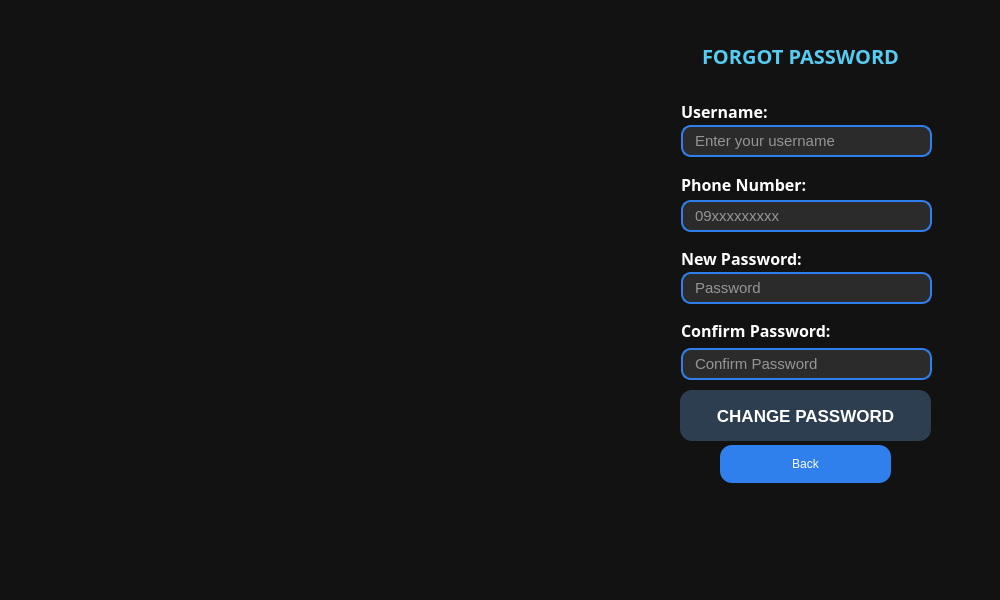
<?xml version="1.0" encoding="UTF-8"?>
<ui version="4.0">
 <class>ForgotPasswordWindow</class>
 <widget class="QWidget" name="ForgotPasswordWindow">
  <property name="geometry">
   <rect>
    <x>0</x>
    <y>0</y>
    <width>1000</width>
    <height>600</height>
   </rect>
  </property>
  <property name="maximumSize">
   <size>
    <width>1000</width>
    <height>600</height>
   </size>
  </property>
  <property name="windowTitle">
   <string>Form</string>
  </property>
  <property name="styleSheet">
   <string notr="true">background-color:#121212;</string>
  </property>
  <widget class="QLabel" name="forgotPasswordTitleLabel">
   <property name="geometry">
    <rect>
     <x>220</x>
     <y>20</y>
     <width>1161</width>
     <height>71</height>
    </rect>
   </property>
   <property name="font">
    <font>
     <family>Sitka Text</family>
     <pointsize>15</pointsize>
     <bold>true</bold>
    </font>
   </property>
   <property name="styleSheet">
    <string notr="true">color:#56CCF2;
background:transparent;</string>
   </property>
   <property name="text">
    <string>FORGOT PASSWORD</string>
   </property>
   <property name="alignment">
    <set>Qt::AlignmentFlag::AlignCenter</set>
   </property>
  </widget>
  <widget class="QPushButton" name="changePasswordButton">
   <property name="geometry">
    <rect>
     <x>680</x>
     <y>390</y>
     <width>251</width>
     <height>51</height>
    </rect>
   </property>
   <property name="maximumSize">
    <size>
     <width>16777215</width>
     <height>400</height>
    </size>
   </property>
   <property name="font">
    <font>
     <family>Segoe UI</family>
     <pointsize>13</pointsize>
     <italic>false</italic>
     <bold>true</bold>
    </font>
   </property>
   <property name="styleSheet">
    <string notr="true">QPushButton{

background:#2C3E50;

color:white;

border:none;

border-radius:12px;

min-height:50px;

font-size:13pt;

font-weight:bold;

}

QPushButton:hover{

background:#3A86FF;

}

QPushButton:pressed{

background:#2563EB;

}</string>
   </property>
   <property name="text">
    <string>CHANGE PASSWORD</string>
   </property>
  </widget>
  <widget class="QPushButton" name="backButton">
   <property name="geometry">
    <rect>
     <x>720</x>
     <y>445</y>
     <width>171</width>
     <height>38</height>
    </rect>
   </property>
   <property name="minimumSize">
    <size>
     <width>0</width>
     <height>38</height>
    </size>
   </property>
   <property name="maximumSize">
    <size>
     <width>16777215</width>
     <height>38</height>
    </size>
   </property>
   <property name="autoFillBackground">
    <bool>false</bool>
   </property>
   <property name="styleSheet">
    <string notr="true">QPushButton{
    background:#2F80ED;
    color:white;
    border-radius:12px;
    font:12pt &quot;Segoe UI&quot;;
    min-height:35px;
}

QPushButton:hover{
    background:#56CCF2;
}

QPushButton:pressed{
    background:#1C5DB6;
}</string>
   </property>
   <property name="text">
    <string>Back</string>
   </property>
  </widget>
  <widget class="QLabel" name="confirmPasswordLabel">
   <property name="geometry">
    <rect>
     <x>681</x>
     <y>320</y>
     <width>191</width>
     <height>20</height>
    </rect>
   </property>
   <property name="font">
    <font>
     <family>Sitka Text</family>
     <pointsize>12</pointsize>
     <bold>true</bold>
    </font>
   </property>
   <property name="styleSheet">
    <string notr="true">color:white;
background:transparent;</string>
   </property>
   <property name="text">
    <string>Confirm Password:</string>
   </property>
  </widget>
  <widget class="QLineEdit" name="newPasswordEdit">
   <property name="geometry">
    <rect>
     <x>681</x>
     <y>272</y>
     <width>251</width>
     <height>32</height>
    </rect>
   </property>
   <property name="font">
    <font>
     <family>Segoe UI</family>
     <pointsize>11</pointsize>
     <italic>false</italic>
     <bold>false</bold>
    </font>
   </property>
   <property name="styleSheet">
    <string notr="true">QLineEdit{
    background:#2B2B2B;
    border:2px solid #2F80ED;
    border-radius:10px;
    padding-left:10px;
    color:white;
    font:11pt &quot;Segoe UI&quot;;
}

QLineEdit:focus{
    border:2px solid #56CCF2;
}</string>
   </property>
   <property name="text">
    <string/>
   </property>
   <property name="echoMode">
    <enum>QLineEdit::EchoMode::Password</enum>
   </property>
   <property name="placeholderText">
    <string>Password</string>
   </property>
  </widget>
  <widget class="QLabel" name="usernameLabel">
   <property name="geometry">
    <rect>
     <x>681</x>
     <y>101</y>
     <width>108</width>
     <height>20</height>
    </rect>
   </property>
   <property name="font">
    <font>
     <family>Sitka Text</family>
     <pointsize>12</pointsize>
     <bold>true</bold>
    </font>
   </property>
   <property name="styleSheet">
    <string notr="true">color:white;
background:transparent;</string>
   </property>
   <property name="text">
    <string>Username:</string>
   </property>
  </widget>
  <widget class="QLabel" name="newPasswordLabel">
   <property name="geometry">
    <rect>
     <x>681</x>
     <y>248</y>
     <width>153</width>
     <height>20</height>
    </rect>
   </property>
   <property name="font">
    <font>
     <family>Sitka Text</family>
     <pointsize>12</pointsize>
     <bold>true</bold>
    </font>
   </property>
   <property name="styleSheet">
    <string notr="true">color:white;
background:transparent;</string>
   </property>
   <property name="text">
    <string>New Password:</string>
   </property>
  </widget>
  <widget class="QLineEdit" name="phoneEdit">
   <property name="geometry">
    <rect>
     <x>681</x>
     <y>200</y>
     <width>251</width>
     <height>32</height>
    </rect>
   </property>
   <property name="font">
    <font>
     <family>Segoe UI</family>
     <pointsize>11</pointsize>
     <italic>false</italic>
     <bold>false</bold>
    </font>
   </property>
   <property name="styleSheet">
    <string notr="true">QLineEdit{
    background:#2B2B2B;
    border:2px solid #2F80ED;
    border-radius:10px;
    padding-left:10px;
    color:white;
    font:11pt &quot;Segoe UI&quot;;
}

QLineEdit:focus{
    border:2px solid #56CCF2;
}</string>
   </property>
   <property name="text">
    <string/>
   </property>
   <property name="maxLength">
    <number>11</number>
   </property>
   <property name="placeholderText">
    <string>09xxxxxxxxx</string>
   </property>
  </widget>
  <widget class="QLineEdit" name="confirmPasswordEdit">
   <property name="geometry">
    <rect>
     <x>681</x>
     <y>348</y>
     <width>251</width>
     <height>32</height>
    </rect>
   </property>
   <property name="font">
    <font>
     <family>Segoe UI</family>
     <pointsize>11</pointsize>
     <italic>false</italic>
     <bold>false</bold>
    </font>
   </property>
   <property name="styleSheet">
    <string notr="true">QLineEdit{
    background:#2B2B2B;
    border:2px solid #2F80ED;
    border-radius:10px;
    padding-left:10px;
    color:white;
    font:11pt &quot;Segoe UI&quot;;
}

QLineEdit:focus{
    border:2px solid #56CCF2;
}</string>
   </property>
   <property name="text">
    <string/>
   </property>
   <property name="echoMode">
    <enum>QLineEdit::EchoMode::Password</enum>
   </property>
   <property name="placeholderText">
    <string>Confirm Password</string>
   </property>
  </widget>
  <widget class="QLineEdit" name="usernameEdit">
   <property name="geometry">
    <rect>
     <x>681</x>
     <y>125</y>
     <width>251</width>
     <height>32</height>
    </rect>
   </property>
   <property name="font">
    <font>
     <family>Segoe UI</family>
     <pointsize>11</pointsize>
     <italic>false</italic>
     <bold>false</bold>
    </font>
   </property>
   <property name="styleSheet">
    <string notr="true">QLineEdit{
    background:#2B2B2B;
    border:2px solid #2F80ED;
    border-radius:10px;
    padding-left:10px;
    color:white;
    font:11pt &quot;Segoe UI&quot;;
}

QLineEdit:focus{
    border:2px solid #56CCF2;
}</string>
   </property>
   <property name="text">
    <string/>
   </property>
   <property name="placeholderText">
    <string>Enter your username</string>
   </property>
  </widget>
  <widget class="QLabel" name="phoneLabel">
   <property name="geometry">
    <rect>
     <x>681</x>
     <y>169</y>
     <width>157</width>
     <height>31</height>
    </rect>
   </property>
   <property name="font">
    <font>
     <family>Sitka Text</family>
     <pointsize>12</pointsize>
     <bold>true</bold>
    </font>
   </property>
   <property name="styleSheet">
    <string notr="true">color:white;
background:transparent;</string>
   </property>
   <property name="text">
    <string>Phone Number:</string>
   </property>
  </widget>
 </widget>
 <resources/>
 <connections/>
</ui>
